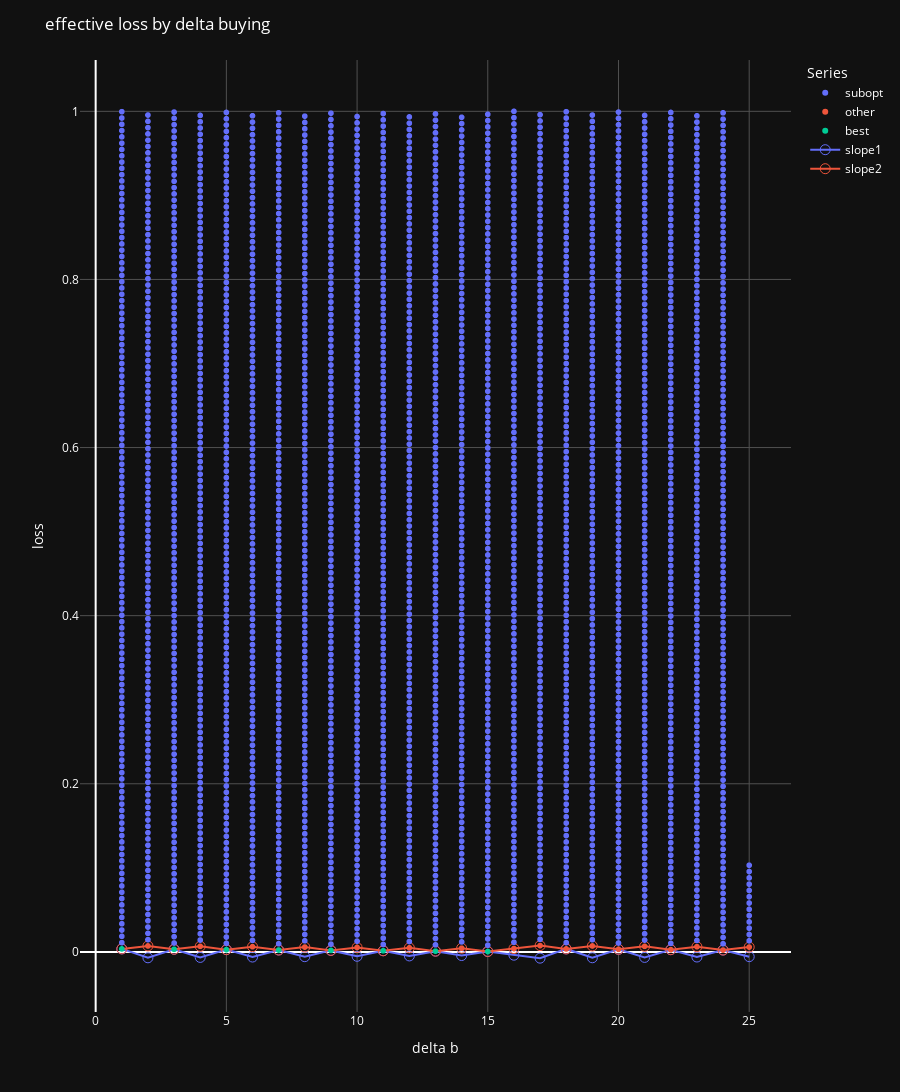

Here is the notebook cell this chart was saved with:
### Code cell
# Create an interactive scatter plot
fig = px.scatter(combined_df, x='delta_b', y='loss', color='Series', #size='point_size',
                 hover_data=['delta_b', 'delta_s', 'loss'])

# Add lines for specified series
# for series in slopes_df:
#     fig.add_trace(px.line(series, x='delta_s', y='loss', color='Series').data[0])

# Concatenate all DataFrames in slopes_df
all_slopes_df = pd.concat(slopes_df)
# Create a line plot for all slopes
line_fig = px.line(all_slopes_df, x='delta_b', y='loss', color='Series', hover_data=['delta_b', 'delta_s', 'loss'], markers=True)

# Add each line trace individually
for trace in line_fig.data:
    trace.update(marker=dict(symbol='circle-open', size=10)) 
    fig.add_trace(trace)

# Update marker properties to have darker outlines
# fig.update_traces(marker=dict(line=dict(width=1, color='rgba(40,40,40,1)')))  # Adjust the color as needed

# Update marker properties to remove outlines or match the fill color
fig.update_traces(marker=dict(line=dict(width=0)))  # Removes the outline

# Alternatively, to set the outline to the same color as the fill:
# fig.update_traces(marker=dict(line=dict(width=1, color='SAME_COLOR')))


# Update the layout for dark mode
fig.update_layout(
    title='Scatter Plot in Dark Mode',
    plot_bgcolor='rgb(17,17,17)',  # Dark plot background
    paper_bgcolor='rgb(17,17,17)',  # Dark paper background
    font_color='white',  # White text for better contrast
    xaxis=dict(
        gridcolor='rgb(80,80,80)',  # Darker gridlines
    ),
    yaxis=dict(
        gridcolor='rgb(80,80,80)',  # Darker gridlines
    )
)

# Add plot titles and labels
fig.update_layout(title='effective loss by delta buying',
                  xaxis_title='delta b',
                  yaxis_title='loss',
                  # showlegend=False,
                  height=1600)
                  

# fig.update_yaxes(range=[combined_df['loss'].min(), combined_df['loss'].max()])  # Adjust the range as needed

# # Sort the DataFrame by 'ratio' in descending order
# sorted_df = combined_df.sort_values(by='loss', ascending=False)

# # Adding a line that connects the dots in decreasing order of their y-value
# fig.add_trace(px.line(sorted_df, x='delta_b', y='loss').data[0])

# # Find the five lowest unique y-values (ratios)
# lowest_ratios = combined_df['loss'].unique()
# lowest_ratios.sort()

# # Group by 'ratio' and draw lines for each of the five lowest ratios
# for loss in lowest_ratios[:20]:
#     group = combined_df[combined_df['loss'] == loss]
#     # Sort each group by 'delta_b' to make line connections logical
#     sorted_group = group.sort_values(by='delta_b')
#     fig.add_trace(px.line(sorted_group, x='delta_b', y='loss').data[0])

# # Adjusting the plot size and layout
# fig.update_layout(title='Scatter Plot with Lines for Lowest Y-values',
#                   xaxis_title='Delta_b',
#                   yaxis_title='loss',
#                   height=800)

# Show the plot
fig.show()

### Figure 1 — Plotly figure (JSON) as saved in the notebook; plotly's stock layout.template omitted (floating-point values rounded to 4 significant figures; data arrays with more than 128 entries replaced by an {"elided": "..."} marker saying what was removed)
{"data": [{"customdata": {"elided": "3194x1 int values"}, "hovertemplate": "Series=subopt<br>delta_b=%{x}<br>loss=%{y}<br>delta_s=%{customdata[0]}<extra></extra>", "legendgroup": "subopt", "marker": {"color": "#636efa", "line": {"width": 0}, "symbol": "circle"}, "mode": "markers", "name": "subopt", "showlegend": true, "type": "scattergl", "x": {"elided": "3194 int values"}, "xaxis": "x", "y": {"elided": "3194 float values"}, "yaxis": "y"}, {"customdata": [[268], [535], [802], [1069], [1336], [1603], [1870], [2137], [2271], [2404], [2538], [2671], [2805], [2938], [3072], [3205], [3339]], "hovertemplate": "Series=other<br>delta_b=%{x}<br>loss=%{y}<br>delta_s=%{customdata[0]}<extra></extra>", "legendgroup": "other", "marker": {"color": "#EF553B", "line": {"width": 0}, "symbol": "circle"}, "mode": "markers", "name": "other", "showlegend": true, "type": "scattergl", "x": [2, 4, 6, 8, 10, 12, 14, 16, 17, 18, 19, 20, 21, 22, 23, 24, 25], "xaxis": "x", "y": [0.007046, 0.006602, 0.006159, 0.005716, 0.005272, 0.004829, 0.004386, 0.003942, 0.007465, 0.003499, 0.007022, 0.003056, 0.006578, 0.002612, 0.006135, 0.002169, 0.005692], "yaxis": "y"}, {"customdata": [[134], [401], [668], [935], [1202], [1469], [1736], [2003]], "hovertemplate": "Series=best<br>delta_b=%{x}<br>loss=%{y}<br>delta_s=%{customdata[0]}<extra></extra>", "legendgroup": "best", "marker": {"color": "#00cc96", "line": {"width": 0}, "symbol": "circle"}, "mode": "markers", "name": "best", "showlegend": true, "type": "scattergl", "x": [1, 3, 5, 7, 9, 11, 13, 15], "xaxis": "x", "y": [0.003523, 0.003079, 0.002636, 0.002193, 0.001749, 0.001306, 0.0008627, 0.0004194], "yaxis": "y"}, {"customdata": [[134], [268], [401], [535], [668], [802], [935], [1069], [1202], [1336], [1469], [1603], [1736], [1870], [2003], [2137], [2271], [2404], [2538], [2671], [2805], [2938], [3072], [3205], [3339]], "hovertemplate": "Series=slope1<br>delta_b=%{x}<br>loss=%{y}<br>delta_s=%{customdata[0]}<extra></extra>", "legendgroup": "slope1", "line": {"color": "#636efa", "dash": "solid"}, "marker": {"line": {"width": 0}, "size": 10, "symbol": "circle-open"}, "mode": "lines+markers", "name": "slope1", "orientation": "v", "showlegend": true, "type": "scatter", "x": [1, 2, 3, 4, 5, 6, 7, 8, 9, 10, 11, 12, 13, 14, 15, 16, 17, 18, 19, 20, 21, 22, 23, 24, 25], "xaxis": "x", "y": [0.003523, -0.007046, 0.003079, -0.006602, 0.002636, -0.006159, 0.002193, -0.005716, 0.001749, -0.005272, 0.001306, -0.004829, 0.0008627, -0.004386, 0.0004194, -0.003942, -0.007465, 0.003499, -0.007022, 0.003056, -0.006578, 0.002612, -0.006135, 0.002169, -0.005692], "yaxis": "y"}, {"customdata": [[134], [268], [401], [535], [668], [802], [935], [1069], [1202], [1336], [1469], [1603], [1736], [1870], [2003], [2137], [2271], [2404], [2538], [2671], [2805], [2938], [3072], [3205], [3339]], "hovertemplate": "Series=slope2<br>delta_b=%{x}<br>loss=%{y}<br>delta_s=%{customdata[0]}<extra></extra>", "legendgroup": "slope2", "line": {"color": "#EF553B", "dash": "solid"}, "marker": {"line": {"width": 0}, "size": 10, "symbol": "circle-open"}, "mode": "lines+markers", "name": "slope2", "orientation": "v", "showlegend": true, "type": "scatter", "x": [1, 2, 3, 4, 5, 6, 7, 8, 9, 10, 11, 12, 13, 14, 15, 16, 17, 18, 19, 20, 21, 22, 23, 24, 25], "xaxis": "x", "y": [0.003523, 0.007046, 0.003079, 0.006602, 0.002636, 0.006159, 0.002193, 0.005716, 0.001749, 0.005272, 0.001306, 0.004829, 0.0008627, 0.004386, 0.0004194, 0.003942, 0.007465, 0.003499, 0.007022, 0.003056, 0.006578, 0.002612, 0.006135, 0.002169, 0.005692], "yaxis": "y"}], "layout": {"font": {"color": "white"}, "height": 1600, "legend": {"title": {"text": "Series"}, "tracegroupgap": 0}, "margin": {"t": 60}, "paper_bgcolor": "rgb(17,17,17)", "plot_bgcolor": "rgb(17,17,17)", "title": {"text": "effective loss by delta buying"}, "xaxis": {"anchor": "y", "domain": [0, 1], "gridcolor": "rgb(80,80,80)", "title": {"text": "delta b"}}, "yaxis": {"anchor": "x", "domain": [0, 1], "gridcolor": "rgb(80,80,80)", "title": {"text": "loss"}}}}
